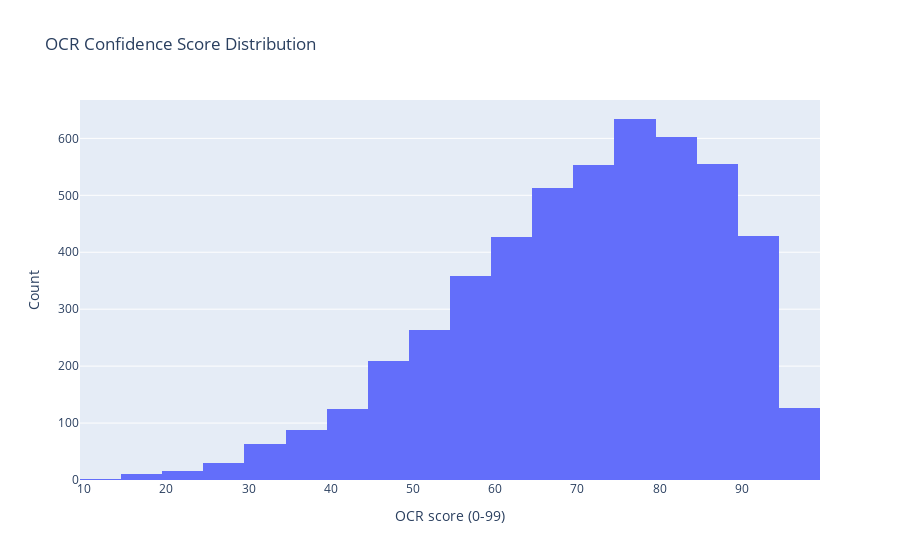

This figure's notebook cell:
### Markdown cell above
Step 1 — Show the score distribution

### Code cell
fig_scores = px.histogram(
    df,
    x="score",
    nbins=20,
    title="OCR Confidence Score Distribution"
)
fig_scores.update_layout(xaxis_title="OCR score (0-99)", yaxis_title="Count")
fig_scores.show()

### Figure 1 — Plotly figure (JSON) as saved in the notebook; plotly's stock layout.template omitted (floating-point values rounded to 4 significant figures; data arrays with more than 128 entries replaced by an {"elided": "..."} marker saying what was removed)
{"data": [{"bingroup": "x", "hovertemplate": "score=%{x}<br>count=%{y}<extra></extra>", "legendgroup": "", "marker": {"color": "#636efa", "pattern": {"shape": ""}}, "name": "", "nbinsx": 20, "orientation": "v", "showlegend": false, "type": "histogram", "x": {"elided": "5000 int values"}, "xaxis": "x", "yaxis": "y"}], "layout": {"barmode": "relative", "legend": {"tracegroupgap": 0}, "title": {"text": "OCR Confidence Score Distribution"}, "xaxis": {"anchor": "y", "domain": [0, 1], "title": {"text": "OCR score (0-99)"}}, "yaxis": {"anchor": "x", "domain": [0, 1], "title": {"text": "Count"}}}}
